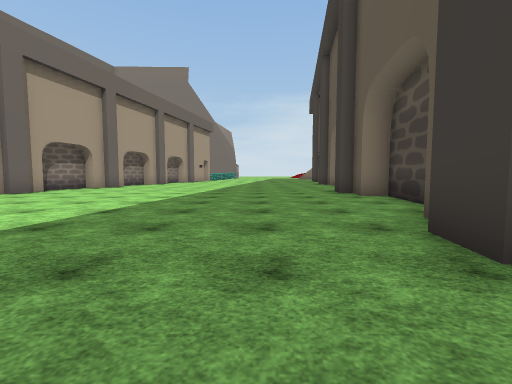
[1] (above)

23 first-person views from a walk through a 3-D level made in the Unity game engine. The camera is 1.2 m above the floor, tilts 4° down and sees 90° across. The floor is counted in squares, 2 m on a side. Each view is taken from the middle of a square. On the plan, view 1 faces up. The plan holds only what a view shows up to about 9 squares ahead; the rest is blank. The place goes on beyond the plan. The player is left out. Some animated figures are left out. Some surface patterns are stand-ins.

[2]
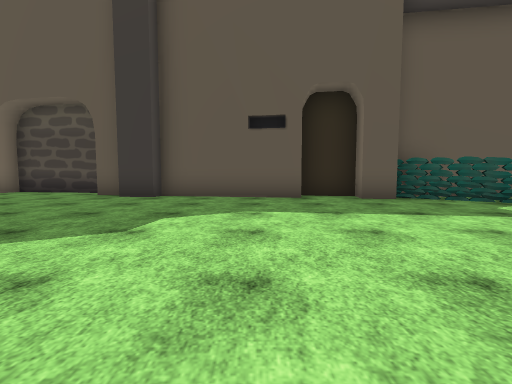

[3]
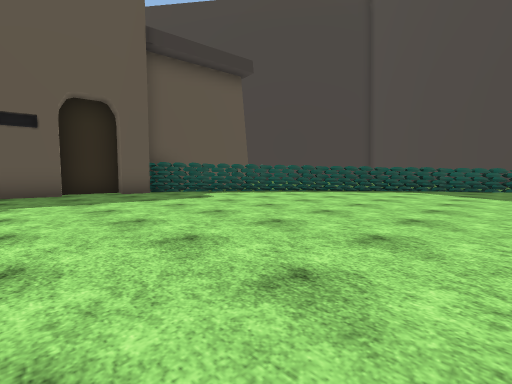

[4]
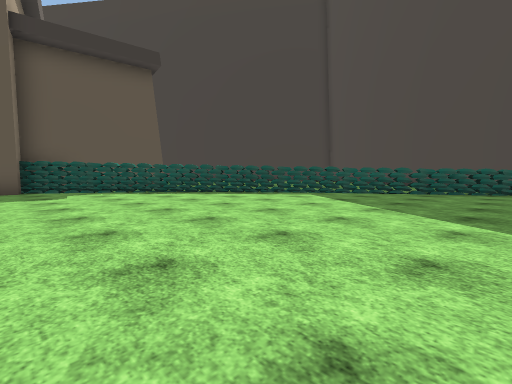

[5]
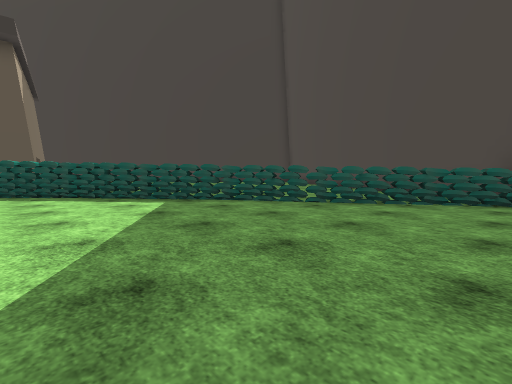

[6]
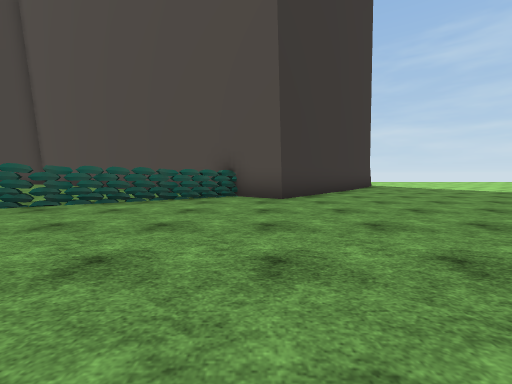

[7]
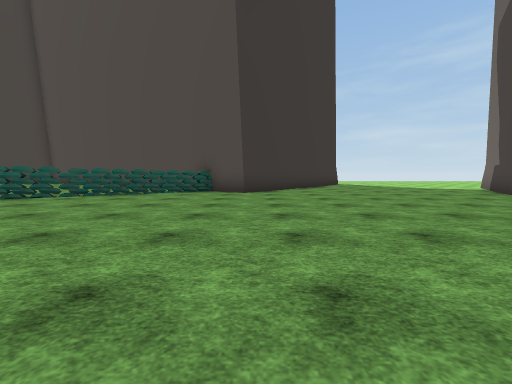

[8]
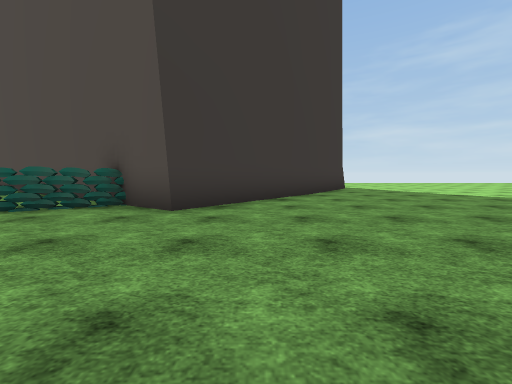

[9]
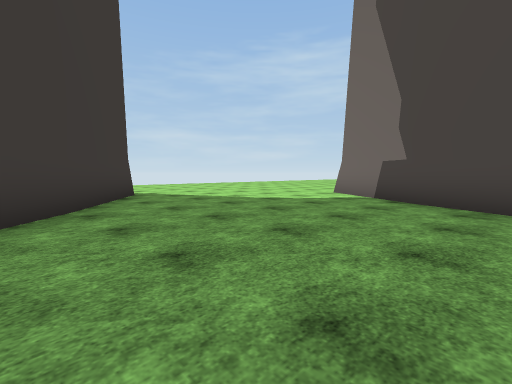

[10]
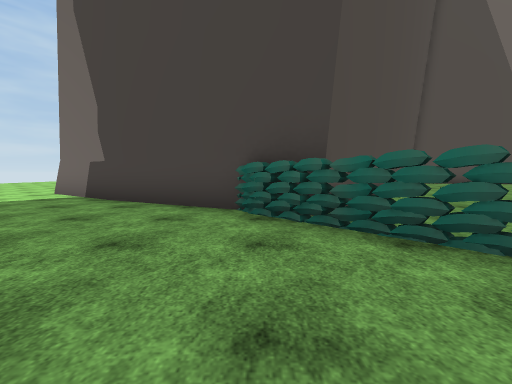

[11]
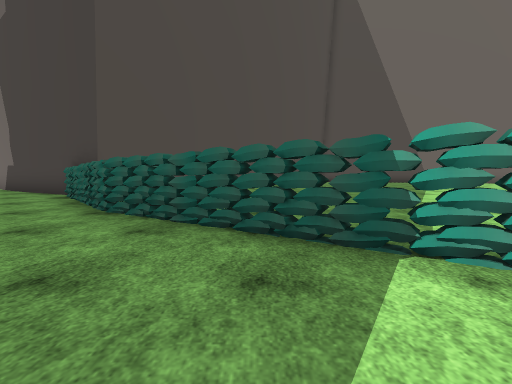

[12]
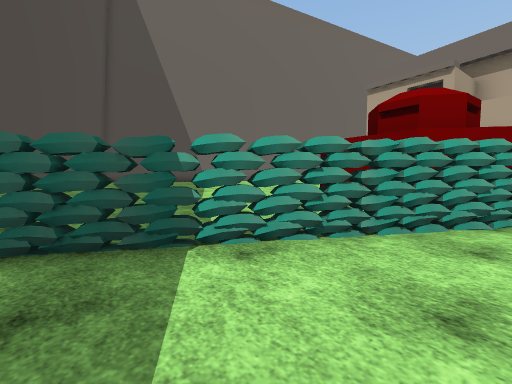

[13]
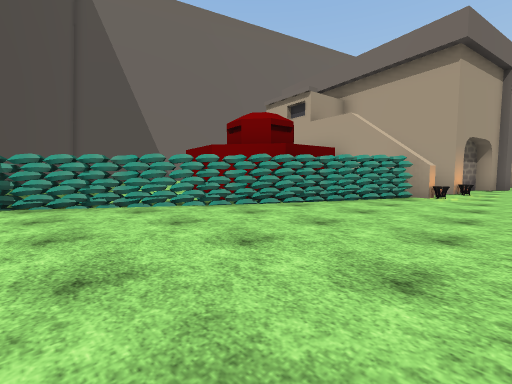

[14]
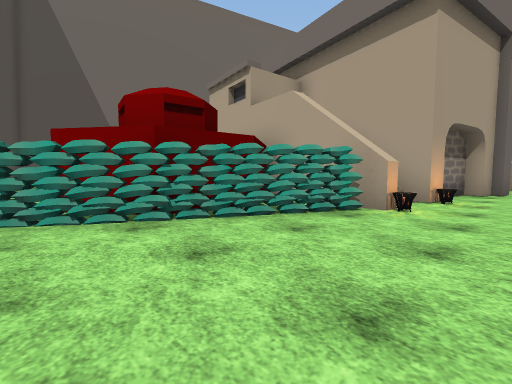

[15]
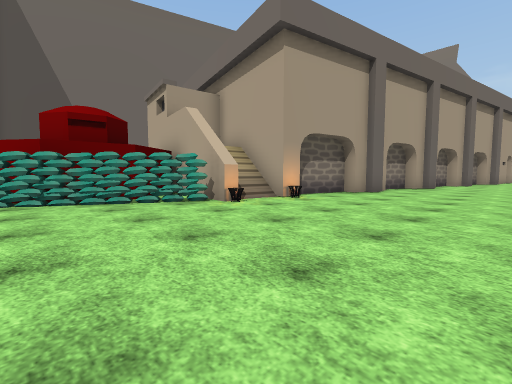

[16]
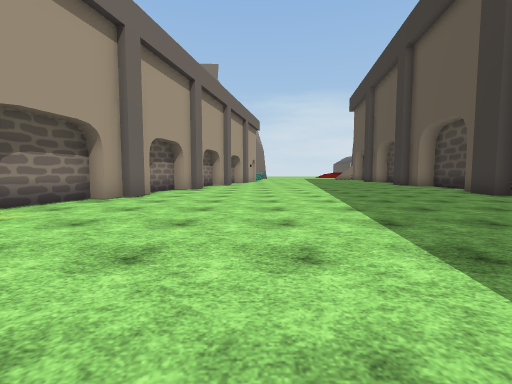

[17]
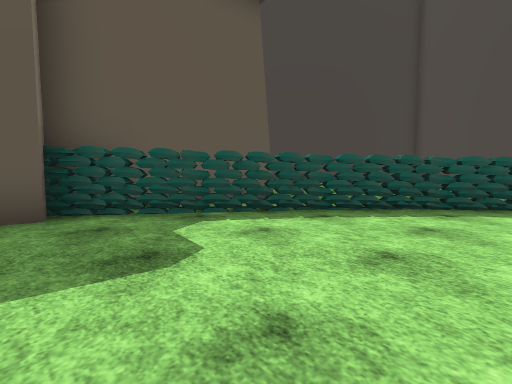

[18]
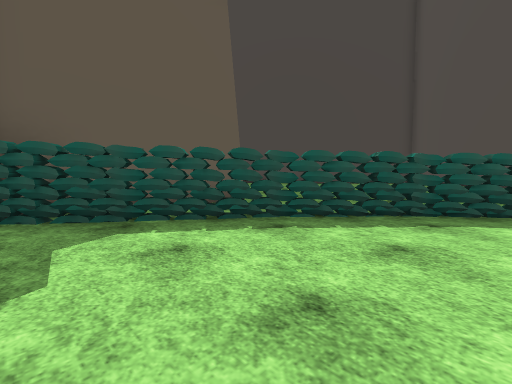

[19]
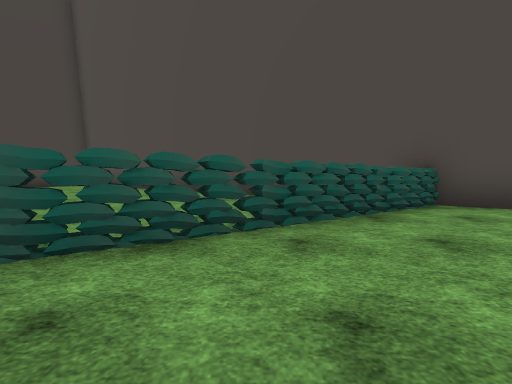

[20]
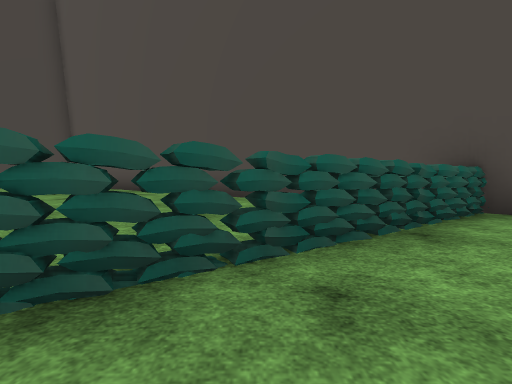

[21]
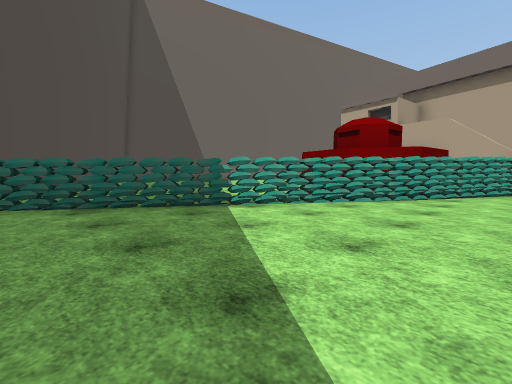

[22]
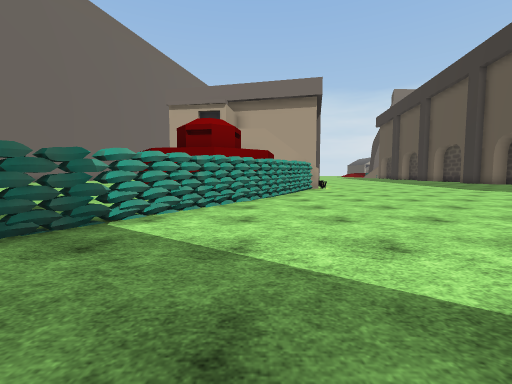

[23]
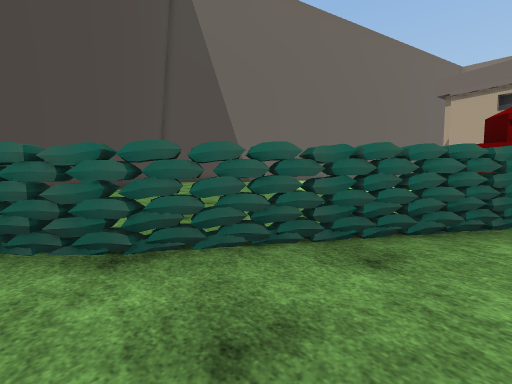

### Floor plan
Points are (right, up) in squares from view 1. A wall is a line through its corners. A room is listed if a view was taken in it or the views show most of it. See-through windows are left out.
Room 1 (views 1, 2, 3, 4, 5, 6, 7, 8, 9, 10, 11, 12, 13, 14, 15, 16, 17, 18, 19, 20, 21, 22, 23)
walls: (-10.4, 1.1) (-10.6, -0.4) (-12.1, -1.4) (-13.8, -1.1); (-12, 1.8) (-11.5, 1); (-8.4, 2.5) (-14.2, 3.4); (-8, 4.8) (-8.1, 4.3); (-21.8, -7.1) (-18.4, -9.4); (-9.8, -15.3) (-3.7, -19.5); (-7.9, 7) (-8.4, 5.2); (-18.9, -12.4) (-19.9, -14.4); (1.1, -4.5) (1.3, -3.5); (-7.4, 7.6) (-7.5, 7); (1.5, -2.2) (2, 1.6) (1.6, 1.7) (1.8, 2.6); (-7, 8.1) (-7.2, 7.4); (2, -3.6) (2.2, -2.2); (1.2, -8.9) (1.7, -5.4); (-7.1, 8.7) (-7.2, 8.1); (-19.7, -14.1) (-21.8, -17.1); (-14.8, -17.9) (-11.6, -14); (-7.2, 10) (-7.5, 8.9); (2.2, 2.8) (2.4, 3.6); (3.2, 4) (3.6, 7) (2.9, 7.1) (3.1, 8.1); (-15.9, -19.6) (-14.6, -17.6); (2.7, 8.1) (2.8, 9.2)
ways out: opening at (-21, -18.5)
objects: other object (-18, -11); other object (-18, -10); other object (-17, -10); other object (-16, -9); other object (-15, -8); other object (-15, -7); other object (-14, -7); other object (-14, -6); other object (-13, -5); other object (-13, -4); other object (-12, -4); other object (-12, -3); other object (-12, -2); other object (-11, -2); other object (-11, -1); other object (-10, -15); other object (-10, -14); other object (-10, -1); other object (-10, 0); other object (-10, 1); other object (-9, -15); other object (-9, -14); other object (-9, 1); other object (-9, 2); other object (-8, -14); other object (-8, -13); other object (-8, 3); other object (-8, 4); other object (-7, -13); other object (-6, -13); other object (-6, -12); other object (-5, -12); other object (-4, -11); other object (-3, -10); other object (-2, -10); other object (-2, -9); other object (-1, -9); other object (-1, -8); other object (0, -8); other object (0, -7); other object (1, -6); other object (1, -5); other object (2, -5)

Positions as (right, up) in squares from view 1, and headings:
1: (0, 0), facing up
2: (-5, -1), facing right
3: (-7, -1), facing down-right
4: (-9, -4), facing down-right
5: (-10, -8), facing down-right
6: (-11, -8), facing down
7: (-12, -6), facing down
8: (-13, -10), facing down
9: (-14, -13), facing down-left
10: (-14, -11), facing left
11: (-11, -6), facing left
12: (-11, -6), facing up-left
13: (-7, -5), facing up-left
14: (-7, -2), facing up-left
15: (-4, -1), facing up-left
16: (-4, 1), facing up
17: (-3, -4), facing down-right
18: (-3, -5), facing down-right
19: (-7, -10), facing down
20: (-7, -11), facing down
21: (-9, -8), facing up-left
22: (-11, -8), facing up
23: (-13, -9), facing up-left
